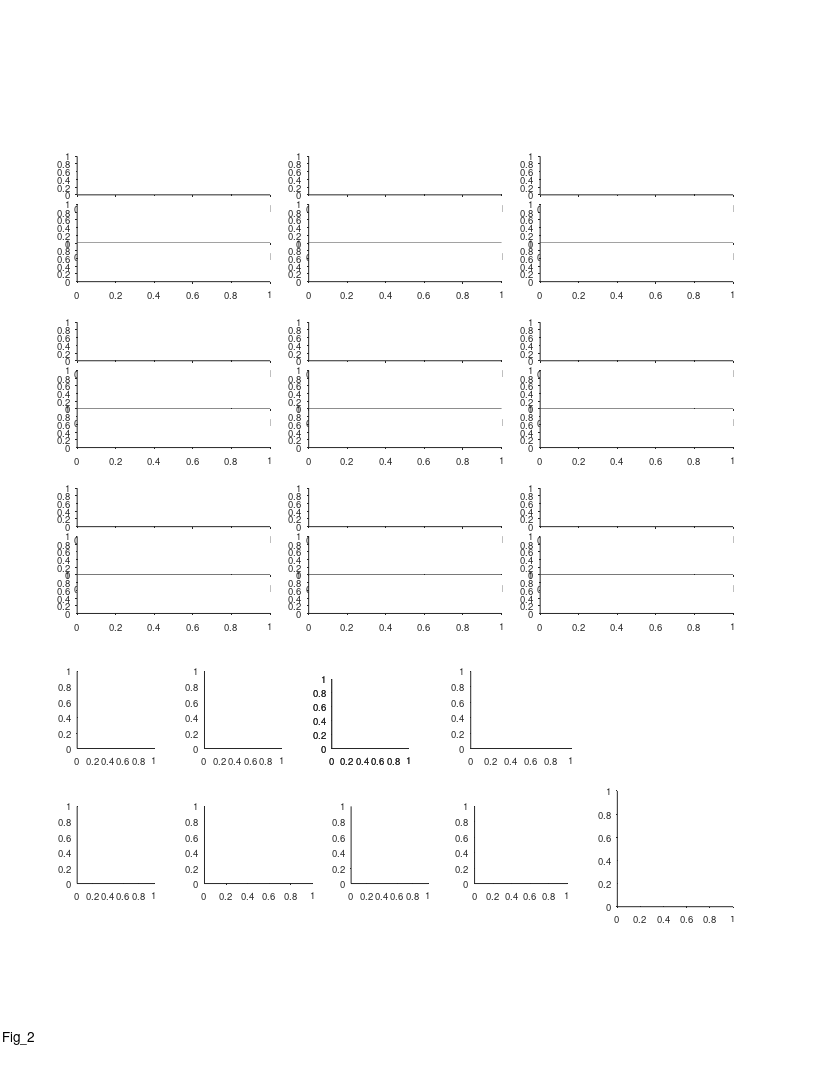

Write the MATLAB code that produced this figure. (Note: this script raises an error after producing the figure.)
%% Large Scale - fig 2 - Multi-scale spatial coding with many fields in individual dorsla-CA1 neurons

%%
clear 
clc

%% define output files
res_dir = 'L:\paper_figures';
mkdir(res_dir)
fig_name_str = 'Fig_2';
fig_caption_str = 'Multi-scale spatial coding with many fields in individual dorsla-CA1 neurons';
log_name_str = [fig_name_str '_log_file' '.txt'];
log_name_str = strrep(log_name_str , ':', '-');
log_name_str = strrep(log_name_str , ' ', '_');
log_name_out = fullfile(res_dir, log_name_str);

%% open log file
diary off
diary(log_name_out)
diary on
disp('Log file');
disp(['created: ', datestr(clock)]);
disp('======================================================');
disp([fig_name_str ':' fig_caption_str]);   
disp('======================================================');
disp('');


%% create figure
% figure_size_cm = [21.0 29.7]; % ~A4
figure_size_cm = [21.6 27.9]; % ~US letter
figure ;
% Some WYSIWYG options:
set(gcf,'DefaultAxesFontSize',7);
set(gcf,'DefaultAxesFontName','helvetica');
set(gcf,'DefaultAxesUnits','centimeters');
set(gcf,'PaperType','usletter')
% set(gcf,'PaperType','<custom>');
set(gcf,'PaperUnits','centimeters','PaperPosition',[0 0 figure_size_cm]);
set(gcf,'PaperOrientation','portrait');
set(gcf,'Units','centimeters','Position',get(gcf,'paperPosition')+[0 0 0 0]); % position on screen...
set(gcf, 'Renderer', 'painters');
set(groot, 'defaultAxesTickDir', 'out');
set(groot,  'defaultAxesTickDirMode', 'manual');
annotation('textbox', [0.5 1 0 0], 'String',fig_name_str, 'HorizontalAlignment','center','Interpreter','none', 'FitBoxToText','on');

pause(0.2); % workaround to solve matlab automatically changing the axes positions...

% create panels
panel_A_size_raster = [5 1];
panel_A_size_FR_map = [5 1];
panel_A_pos = [2 12];
panel_A = [];
for ii=1:3
    for jj=1:3
        offset_x = (ii-1)*6;
        offset_y = (jj-1)*4.3;
        offset = panel_A_pos + [offset_x offset_y];
        panel_A(ii,jj,1) = axes('position', [offset+[0 2.25] panel_A_size_FR_map]);
        panel_A(ii,jj,2) = axes('position', [offset+[0 1   ] panel_A_size_raster]);
        panel_A(ii,jj,3) = axes('position', [offset+[0 0   ] panel_A_size_raster]);
    end
end
% panel_A = permute(panel_A,[2 1 3]);
panel_A = panel_A(:,3:-1:1,:);
panel_A = reshape(panel_A,[9 3]);

panel_BCDE_size = [2 2];
panel_B    = axes('position', [ 2.0  8.5  panel_BCDE_size           ]);
panel_C    = axes('position', [ 5.3  8.5  panel_BCDE_size           ]);
panel_D(1) = axes('position', [ 8.6  8.5  panel_BCDE_size.*[1 0.9]  ]);
panel_D(2) = axes('position', [ 8.6  8.5  panel_BCDE_size.*[1 0.9]  ]);
panel_E =    axes('position', [12.2  8.5  panel_BCDE_size.*[1.3 1]  ]);

panel_FGH_size = [2 2];
panel_F = axes('position', [ 2.0  5 panel_FGH_size]          );
panel_G = axes('position', [ 5.3  5 panel_FGH_size.*[1.4 1] ]);
panel_H = axes('position', [ 9.1  5 panel_FGH_size]          );
panel_I = axes('position', [12.3  5 panel_FGH_size.*[1.2 1] ]);
panel_J = axes('position', [16.0  4.4 3 3]);

%%
prm = PARAMS_GetAll();

if 1
%% FR map + rasters - 9 examples
cell_examples = {
433;  56;  51;
609; 419; 477;
 57; 628; 337;
};
% other options: 57 474 658
for ii_cell = 1:length(cell_examples)
    cell_ID = cell_examples{ii_cell};
    cell = cell_load_data(cell_ID,'details','FR_map','fields','stats','FE');
    c = prm.graphics.colors.flight_directions;
    
    % map+fields
    axes(panel_A(ii_cell, 1));
    cla
    maps=[cell.FR_map.all];
    x = maps(1).bin_centers;
    y = cat(1,maps.PSTH);
    h=plot(x,y);
    [h.Color] = disperse(c);
    box off
    h=gca;
    h.TickDir = 'out';
    h.XTick = [];
    m = round(max(y(:)));
    h.YTick = [0 m];
    h.YLim = [0 m+1];
    h.XLim = [0 200];
    
    % fields
    for ii_dir=1:2
        fields = cell.fields{ii_dir};
        if isfield(fields,'in_low_speed_area')
            fields([fields.in_low_speed_area])=[];
        end
        for ii_field = 1:length(fields)
            dir_offsets = [-0.1 -0.17]+0.015;
            [xaf,yaf] = ds2nfu(fields(ii_field).edges_prc, repelem(dir_offsets(ii_dir)*range(h.YLim),2));
            annotation('line',xaf,yaf,'Linewidth', 2, 'Color', c{ii_dir});
        end
    end
    
    % cell details
    cell_num_str_pos_x   = [0.50 0.50 0.50 0.50 0.50 0.45 0.50 0.50 0.50];
    cell_num_str_pos_y   = [1.05 1.05 1.05 0.85 0.90 0.90 0.90 0.90 0.90];
    cell_stats_str_pos_x = [0.80 0.95 0.80 0.80 0.80 0.80 0.12 0.50 0.85];
    cell_stats_str_pos_y = [1.20 1.05 1.15 0.90 1.10 1.10 1.10 0.90 0.90]+0.05;
    text(cell_num_str_pos_x(ii_cell), cell_num_str_pos_y(ii_cell), "cell "+ ii_cell,...
        'Units','normalized','HorizontalAlignment','center','VerticalAlignment','bottom','FontSize',8);
    switch ii_cell
        case {1,2,3,4,5,6,7,8}
            cell_stats_str = {  sprintf('max=%.1fm', cell.stats.all.field_largest);...
                                sprintf('min=%.1fm', cell.stats.all.field_smallest);...
                                sprintf('ratio=%.1f', cell.stats.all.field_ratio_LS);...
                             };
            text(cell_stats_str_pos_x(ii_cell), cell_stats_str_pos_y(ii_cell)-0*0.23, cell_stats_str{1},...
                'Units','normalized','HorizontalAlignment','center','VerticalAlignment','Top','FontSize',6);
            text(cell_stats_str_pos_x(ii_cell), cell_stats_str_pos_y(ii_cell)-1*0.23, cell_stats_str{2},...
                'Units','normalized','HorizontalAlignment','center','VerticalAlignment','Top','FontSize',6);
            text(cell_stats_str_pos_x(ii_cell), cell_stats_str_pos_y(ii_cell)-2*0.23, cell_stats_str{3},...
                'Units','normalized','HorizontalAlignment','center','VerticalAlignment','Top','FontSize',6);
        case 9
            cell_stats_str = {  sprintf('single field=%.1fm', cell.fields{1}.width_prc) };
            text(cell_stats_str_pos_x(ii_cell), cell_stats_str_pos_y(ii_cell)-0*0.23, cell_stats_str{1},...
                'Units','normalized','HorizontalAlignment','center','VerticalAlignment','Top','FontSize',6);
    end
    
    % rasters
    FEs = [cell.FE];
    for ii_dir=1:2
        axes(panel_A(ii_cell, ii_dir+1));
        cla
        FE = FEs{ii_dir};
        x = [FE.spikes_pos];
        [FE.number2] = disperse(1:length(FE));
        y = arrayfun(@(FE)(FE.number2*ones(1,FE.num_spikes)),FE,'UniformOutput',0);
        y = [y{:}];
        plot(x,y,'.','Color',c{ii_dir},'MarkerSize',0.05);
        box off
        h=gca;
        m = length(FE);
        h.YTick = [1 m];
        h.XLim = [0 200];
        h.YLim = [0 m+1];
        switch ii_dir
            case 1
                h.XTick = [];
                h.YTickLabel = {'',num2str(m)};
            case 2
                h.XTick = 0:50:200;
                h.XRuler.TickLabelGapOffset = -2;
                h.YTickLabel = {'1',num2str(m)};
                h.TickDir = 'out';
        end
        
    end
end

%% add x/y labels for specific panels
for ii = [7 8 9]
    axes(panel_A(ii, 3));
    xlabel('Position (m)', 'Units','normalized','Position',[0.5 -0.35]);
end
for ii = [1 4 7]
    axes(panel_A(ii, 3));
%     ylabel('Time (min)',   'Units','normalized','Position',[-0.1 1]);
    ylabel('Flight no.',   'Units','normalized','Position',[-0.1 1]);
    axes(panel_A(ii, 1));
    ylabel({'Firing rate';'(Hz)'},   'Units','normalized','Position',[-0.07 0.42]);
end
axes(panel_A(1, 1));
text(-0.25,1.6, 'A', 'Units','normalized','FontWeight','bold');

%% add zoom in panel (cell 3)
% choose cell/dir/field to zoom
ii_cell = 3;
ii_dir = 1;
ii_field = 2;
cell_ID = cell_examples{ii_cell};
cell = cell_load_data(cell_ID,'details','FR_map','fields','stats','FE');
c = prm.graphics.colors.flight_directions;
% add zoom ("out") lines
axes(panel_A(ii_cell,1));
x=[];
y=[];
x(1,:) = cell.fields{ii_dir}(ii_field).edges_href;
x(2,:) = cell.fields{ii_dir}(ii_field).edges_href;
% x(3,:) = [15;50];
x(3,:) = cell.fields{ii_dir}(ii_field).edges_href + 10*[-1 1];
y(1,:) =  4*[1;1];
y(2,:) = 7*[1;1];
y(3,:) = 14*[1;1];
[xf, yf] = ds2nfu(x,y);
for jj = 1:2
    for ii = 1:2
        hl = annotation('line');
%         hl.Parent = gca;
        hl.X = xf(ii+[0 1],jj);
        hl.Y = yf(ii+[0 1],jj);
        hl.LineWidth = 0.5;
        hl.Color = 0.5*[1 1 1];
    end
end
% create zoom panel
POSf = ds2nfu([x(end,1)-0.4 y(end,1)-2 diff(x(end,:)) 20]);
panel_A_zoom = axes('Units','normalized', 'position', POSf);
cla
hold on
set(gca,'visible','off');
FE = cell.FE{ii_dir};
x = [FE.spikes_pos];
[FE.number2] = disperse(1:length(FE));
y = arrayfun(@(FE)(FE.number2*ones(1,FE.num_spikes)),FE,'UniformOutput',0);
y = [y{:}];
xlimits = cell.fields{ii_dir}(ii_field).edges_href;
IX = find( x>xlimits(1) & x<xlimits(end) );
x=x(IX);
y=y(IX);
ylimits = [min(y) max(y)]+[-1 3];
plot(x,y,'.','Color',c{ii_dir},'MarkerSize',3);
% plot field size bar
x = cell.fields{ii_dir}(ii_field).edges_prc;
y = ylimits([end end]);
plot(x,y,'-','Color',c{ii_dir},'LineWidth',1);
text(mean(x),mean(y)+1, sprintf('%.1fm',diff(x)), 'HorizontalAlignment','center','VerticalAlignment','bottom','FontSize',6);
box off
h=gca;
h.XLim = xlimits;
h.YLim = ylimits;

%% add zoom in panel (cell 7)
% choose cell/dir/field to zoom
ii_cell = 7;
ii_dir = 2;
ii_field = 4;
cell_ID = cell_examples{ii_cell};
cell = cell_load_data(cell_ID,'details','FR_map','fields','stats','FE');
c = prm.graphics.colors.flight_directions;
% add zoom ("out") lines
axes(panel_A(ii_cell,1));
x=[];
y=[];
x(1,:) = cell.fields{ii_dir}(ii_field).edges_href;
x(2,:) = cell.fields{ii_dir}(ii_field).edges_href;
% x(3,:) = [15;50];
x(3,:) = cell.fields{ii_dir}(ii_field).edges_href + 10*[-1 1];
y(1,:) = 2*[1;1];
y(2,:) = 3*[1;1];
y(3,:) = 6*[1;1];
[xf, yf] = ds2nfu(x,y);
for jj = 1:2
    for ii = 1:2
        hl = annotation('line');
%         hl.Parent = gca;
        hl.X = xf(ii+[0 1],jj);
        hl.Y = yf(ii+[0 1],jj);
        hl.LineWidth = 0.5;
        hl.Color = 0.5*[1 1 1];
    end
end
% create zoom panel
POSf = ds2nfu([x(end,1) 4 diff(x(end,:)) 8]);
panel_A_zoom = axes('Units','normalized', 'position', POSf);
cla
hold on
set(gca,'visible','off');
FE = cell.FE{ii_dir};
x = [FE.spikes_pos];
[FE.number2] = disperse(1:length(FE));
y = arrayfun(@(FE)(FE.number2*ones(1,FE.num_spikes)),FE,'UniformOutput',0);
y = [y{:}];
xlimits = cell.fields{ii_dir}(ii_field).edges_href;
IX = find( x>xlimits(1) & x<xlimits(end) );
x=x(IX);
y=y(IX);
ylimits = [min(y) max(y)]+[-1 3];
plot(x,y,'.','Color',c{ii_dir},'MarkerSize',3);
% plot field size bar
x = cell.fields{ii_dir}(ii_field).edges_prc;
y = ylimits([end end]);
plot(x,y,'-','Color',c{ii_dir},'LineWidth',1);
text(mean(x),mean(y)+1, sprintf('%.1fm',diff(x)), 'HorizontalAlignment','center','VerticalAlignment','bottom','FontSize',6);
box off
h=gca;
h.XLim = xlimits;
h.YLim = ylimits;


%% add direction arrows
arrow_x = 0.1 +[0 0.05];
arrow_y = repelem(0.9111,2);
clear h
h(1)=annotation('arrow',arrow_x,      arrow_y+0.008,  'Color', prm.graphics.colors.flight_directions{1});
h(2)=annotation('arrow',flip(arrow_x),arrow_y      ,  'Color', prm.graphics.colors.flight_directions{2});
[h.HeadWidth] = disperse([5 5]);
[h.HeadLength] = disperse([5 5]);

end

% % % % % % % % % % % % % % % % % % % % % % % % % % % % % % % % % % % % % % 
%% load population data
prm = PARAMS_GetAll();
cells_t = DS_get_cells_summary();
bats = [79,148,34,9861,2289];
cells_t(~ismember(cells_t.bat, bats ),:) = [];
cells = cellfun(@(c)(cell_load_data(c,'details')), cells_t.cell_ID, 'UniformOutput',0);
cells = [cells{:}];
cells = [cells.details];
cells(~contains({cells.brain_area}, 'CA1')) = [];
cells(~ismember([cells.ClusterQuality], [2])) = [];
cells = cellfun(@(c)(cell_load_data(c,'details','stats')), {cells.cell_ID}, 'UniformOutput',0);
cells = [cells{:}];
cells_details = [cells.details];
cells_ID = {cells_details.cell_ID};
stats = [cells.stats];
stats = [stats.all];
cells_ID([stats.meanFR_all]>prm.inclusion.interneuron_FR_thr)=[];
clear cells stats cells_details cells_t
cells = cellfun(@(c)(cell_load_data(c,'details','stats','meanFR','stats','inclusion','signif','fields','FR_map')), cells_ID, 'UniformOutput',0);
cells = [cells{:}];

%% panel E - field count histogram
% figure
axes(panel_F);
cla
hold on
text(-0.45,1.15, 'F', 'Units','normalized','FontWeight','bold');
nFields = nan(2,length(cells));
for ii_dir = 1:2
    for ii_cell = 1:length(cells)
        cell = cells(ii_cell);
        % check signif per direction
        if ~cell.signif(ii_dir).TF
            continue;
        end
        nFields(ii_dir,ii_cell) = cell.stats.dir(ii_dir).field_num;
    end
%     h = histogram(nFields(ii_dir,:));
%     h.FaceColor = prm.graphics.colors.flight_directions{ii_dir};
%     nBinEdges = 17;
%     h.BinEdges = linspace(0,35,nBinEdges);
end
h = histogram(nFields(:));
h.FaceColor = 0.5*[1 1 1];
nBinEdges = 14;
h.BinEdges = linspace(0,35,nBinEdges);
xlabel({'No. of fields';'per direction'},'Units','normalized','Position',[0.5 -0.18]);
ylabel('No. of cells')
ha = gca;
ha.YScale = 'log';
% ha.YLim = [0.7 130];
ha.YLim = [0.7 max(h.Values)*1.05];
ha.XLim = [0 33];
ha.XTick = [0:10:30];
ha.YTick = [1 10 100];
ha.YTickLabel = {'10 ^0';'10 ^1';'10 ^2'};
% ha.XLim = [0 35];
% ha.YLim = [0 40];
% ha.XTick = [0:5:35];
% ha.YTick = [0 40];
ha.TickDir='out';
ha.TickLength = [0.03 0.03];
ha.XRuler.TickLabelGapMultiplier = -0.3;
ha.YRuler.TickLabelGapMultiplier = 0.001;

%% panel F - field size histogram
% figure
axes(panel_G);
cla
hold on
text(-0.35,1.15, 'G', 'Units','normalized','FontWeight','bold');
fields_size = [];
for ii_dir = 1:2
    for ii_cell = 1:length(cells)
        cell = cells(ii_cell);
        if ~cell.signif(ii_dir).TF % check signif per direction
            continue;
        end
        fields = cell.fields{ii_dir};
        fields([fields.in_low_speed_area]) = []; % remove fields in low speed area
        fields_size = [fields_size fields.width_prc];
    end
end
h = histogram(fields_size);
h.FaceColor = 0.5*[1 1 1];
% h.NumBins = 33;
h.BinWidth = 1;
ha=gca;
ha.YScale = 'log';
xlabel('Field size (m)')
ylabel('Counts','Units','normalized','Position',[-0.23 0.5])
ha = gca;
% ha.XLim = [0 35];
ha.YLim = [0.8 300];
% ha.XTick = [0:5:35];
ha.YTick = [1 10 100];
ha.YTickLabel = {'10 ^0';'10 ^1';'10 ^2'};
ha.TickDir='out';
ha.TickLength = [0.03 0.03];
ha.XRuler.TickLabelGapMultiplier = -0.3;
ha.YRuler.TickLabelGapMultiplier = 0.001;

save( fullfile(res_dir,'pop_dist_fields_size'), 'fields_size');

%% panel G - smallest / largest field size
% figure
axes(panel_H);
cla
hold on
text(-0.45,1.15, 'H', 'Units','normalized','FontWeight','bold');
LS_field_size = nan(2,length(cells));
for ii_cell = 1:length(cells)
    cell = cells(ii_cell);
    if ~all([cell.signif.TF]) % at least one direction is significant
        continue;
    end
    LS_field_size(1,ii_cell) = cell.stats.all.field_smallest;
    LS_field_size(2,ii_cell) = cell.stats.all.field_largest;
end
% LS_field_size(:,any(isnan(LS_field_size))) = [];
rng(1); % fix seed for violin plot randomization
hv = violinplot(LS_field_size');
[hv.ViolinColor] = disperse(repelem({'none'},length(hv)));
hs=[hv.ScatterPlot];
[hs.Marker]          = disperse(repelem({'.'},length(hs)));
[hs.SizeData]        = disperse(repelem(35,length(hs)));
[hs.MarkerFaceColor] = disperse(repelem({0.5*[1 1 1]},length(hs)));
[hs.MarkerEdgeColor] = disperse(repelem({0.5*[1 1 1]},length(hs)));
hm=[hv.MedianPlot];
% remove default median plot (circle), and add a red bar instead
[hm.Marker] = disperse(repelem({'none'},2));
plot([hm.XData]+0.075*[-1 1]', repelem([hm.YData],2,1), 'r', 'LineWidth',1.5);
ha=gca;
ylimits = ha.YLim;
ha.TickDir='out';
ha.TickLength = [0.03 0.03];
ha.XTick = [1 2];
ha.XTickLabel = {};
ha.XRuler.TickLabelGapMultiplier = -0.35;
ha.YRuler.TickLabelGapMultiplier = 0.001;
text([1 2],repelem(ylimits(1)-0.04*diff(ylimits),2),{{'Smallest';'field'},{'Largest';'field'}},...
    'HorizontalAlignment','center','VerticalAlignment','top','FontSize',7);
% xlabel('')
ylabel('Field size (m)','Units','normalized','Position',[-0.21 0.5])



%% panel H - field ratio (largest/smallest)
% figure
axes(panel_I);
cla
hold on
text(-0.4,1.15, 'I', 'Units','normalized','FontWeight','bold');
LS_field_ratio_all = nan(1,length(cells));
LS_field_ratio_dir = nan(2,length(cells));
for ii_cell = 1:length(cells)
    cell = cells(ii_cell);
    % pooled stats - check at least one direction is signif
    if any([cell.signif.TF])
        LS_field_ratio_all(ii_cell) = cell.stats.all.field_ratio_LS;
    end
    % per dir stats - check signif per direction
    for ii_dir = 1:2
        if cell.signif(ii_dir).TF 
            LS_field_ratio_dir(ii_dir,ii_cell) = cell.stats.dir(ii_dir).field_ratio_LS;
        end
    end
end
LS_field_ratio_dir = LS_field_ratio_dir(:);
% LS_field_ratio_dir(isnan(LS_field_ratio_dir)) = [];
% LS_field_ratio_all(isnan(LS_field_ratio_all)) = [];
% edges = linspace(1,ceil(max(max(LS_field_ratio_all))),9);
nBinEdges = 9;
edges = logspace(0,log10(25),nBinEdges);
clear h
% h(1) = histogram(LS_field_ratio_dir);
h(2) = histogram(LS_field_ratio_all);
% h(1).BinEdges = edges;
h(2).BinEdges = edges;
% h(1).FaceColor = 'g';
h(2).FaceColor = 0.5*[1 1 1];
% h(1).BinLimits = [1 h(1).BinLimits([2])];
% h(2).BinLimits = [1 h(2).BinLimits([2])];
% h(1).NumBins = 15;
% h.FaceColor = prm.graphics.colors.flight_directions{ii_dir};
% legend({'per cell';'per direction'})
ha=gca;
ha.YScale = 'log';
% ha.YScale = 'linear';
ha.XScale = 'log';
ha.XLim = [0 27];
% ha.YLim = [0 10];
ha.YLim = [7e-1 260];
% ha.XTick = [0:5:35];
ha.YTick = [1 10 100];
ha.XTick = [1 2 5 10 20];
ha.YTickLabel = {'10 ^0';'10 ^1';'10 ^2'};
ha.TickDir='out';
ha.TickLength = [0.03 0.03];
ha.XRuler.TickLabelGapMultiplier = -0.35;
ha.YRuler.TickLabelGapMultiplier = 0.001;
xlabel({'Field size ratio';'largest/smallest'},'Units','normalized','Position',[0.5 -0.17]);
ylabel('No. of cells','Units','normalized','Position',[-0.24 0.5])

%% arragne population SI/sparsity
signif = arrayfun(@(x)(x.TF), cat(1,cells.signif));
% TODO: check why SI/sparsity can be nan in the original cell calculation?
SI = arrayfun(@(x)([x.dir.SI_bits_spike]), cat(1,cells.stats),'UniformOutput',0);
sparsity = arrayfun(@(x)([x.dir.sparsity]), cat(1,cells.stats),'UniformOutput',0);
SI = cat(1,SI{:});
SI(~signif) = nan;
SI = SI(:);
SI(isnan(SI)) = [];
sparsity = cat(1,sparsity{:});
sparsity(~signif) = nan;
sparsity = sparsity(:);
sparsity(isnan(sparsity)) = [];

%% count total area per cell per direction
total_area = nan(length(cells),2);
for ii_cell = 1:length(cells)
    cell = cells(ii_cell);
    for ii_dir = 1:2
        if ~cell.signif(ii_dir).TF
            continue;
        end
        fields = cell.fields{ii_dir};
        fields([fields.in_low_speed_area]) = [];
        total_area(ii_cell, ii_dir) = sum([fields.width_prc]);
    end
end

% figure
% hold on
% histogram(total_area(:,1))
% histogram(total_area(:,2))
% histogram(total_area(:))

%% panel B - spatial info histogram
axes(panel_B);
cla
hold on
text(-0.45,1.15, 'B', 'Units','normalized','FontWeight','bold');
h = histogram(SI);
h.NumBins = 12;
h.FaceColor = 0.5*[1 1 1];
ha=gca;
ha.TickDir='out';
ha.TickLength = [0.03 0.03];
ha.XRuler.TickLabelGapMultiplier = -0.35;
ha.YRuler.TickLabelGapMultiplier = 0.1;
xlabel({'Spatial information';'(bits/spike)'}, 'Units','normalized','Position',[0.5 -0.17]);
ylabel('No. of cells')

%% panel C - sparsity histogram
axes(panel_C);
cla
hold on
text(-0.45,1.15, 'C', 'Units','normalized','FontWeight','bold');
h = histogram(sparsity);
h.NumBins = 15;
h.FaceColor = 0.5*[1 1 1];
ha=gca;
ha.TickDir='out';
ha.TickLength = [0.03 0.03];
ha.XRuler.TickLabelGapMultiplier = -0.35;
ha.YRuler.TickLabelGapMultiplier = 0.1;
xlabel('Sparsity', 'Units','normalized','Position',[0.5 -0.17])
ylabel('No. of cells', 'Units','normalized','Position',[-0.2 0.5])

%% panel D - Total area histogram
axes(panel_D(1));
cla
hold on
text(-0.45,1.275, 'D', 'Units','normalized','FontWeight','bold');
h = histogram(total_area(:));
h.NumBins = 17;
h.FaceColor = 0.5*[1 1 1];
ha=gca;
ha.XTick = [0:30:150];
ha.TickDir='out';
ha.TickLength = [0.03 0.03];
ha.XRuler.TickLabelGapMultiplier = -0.35;
ha.YRuler.TickLabelGapMultiplier = 0.1;
xlabel('Total area (m)', 'Units','normalized','Position',[0.5 -0.17])
ylabel('No. of cells', 'Units','normalized','Position',[-0.2 0.5])
ha.XLim(1) = 0;

exp=exp_load_data(cell.details.exp_ID);
IX=find(contains({exp.LM.name},'ball'));
LM_locs = [exp.LM.pos_proj];
ball2ball_dist = diff(LM_locs(IX));
% total_area_L = ball2ball_dist;
total_area_L = diff(prm.fields.valid_speed_pos);
fprintf( 'Average total area in meters : %.4g\n\r',nanmean(total_area(:)) )
fprintf( 'Average total area in prc (%%): %.4g\n\r',100*nanmean(total_area(:)) / total_area_L )
fprintf( 'Median total area in meters : %.4g\n\r',nanmedian(total_area(:)) )
fprintf( 'Median total area in prc (%%): %.4g\n\r',100*nanmedian(total_area(:)) / total_area_L )

% add normalized x-axis
axes(panel_D(2));
cla
hold on
hax = gca;
hax.XLim = 100 * panel_D(1).XLim / total_area_L;
hax.XAxisLocation = 'top';
hax.YAxisLocation = 'right';
hax.Color = 'none';
hax.XColor = 'k';
hax.YColor = 'none';
box off
hax.XRuler.TickLabelGapMultiplier = -0.35;
hax.TickLength = panel_D(1).TickLength;
xlabel('Total area (%)', 'Units','normalized','Position',[0.45 1.2]);

%% panel E - map correlations histogram
% figure
axes(panel_E);
cla
hold on
text(-0.4,1.15, 'E', 'Units','normalized','FontWeight','bold');

% arrange data
signif = arrayfun(@(x)(x.TF), cat(1,cells.signif));
FR_maps_all = cat(1,cells.FR_map);
FR_maps_all = reshape([FR_maps_all.all],size(FR_maps_all,1),size(FR_maps_all,2),[]);
M = cat(1,FR_maps_all.PSTH);
M = reshape(M,size(FR_maps_all,1),size(FR_maps_all,2),[]);
signif = repmat(signif,1,1,size(M,3));
M(~signif) = nan;
pos_bins = cells(1).FR_map(1).all.bin_centers;
invalid_pos_IX = pos_bins<=prm.fields.valid_speed_pos(1) | pos_bins>=prm.fields.valid_speed_pos(2);
M(:,:,invalid_pos_IX) = nan;
ccc = corr(squeeze(M(:,1,:))', squeeze(M(:,2,:))' ,'rows', 'pairwise');
data = diag(ccc);
switch 2
    case 1 % compare all PSTH from other cells/dir
        M2 = reshape(M,size(M,1)*size(M,2),[]);
        ccc_shuffle = corr(M2' ,'rows', 'pairwise');
        mask = tril(true(size(ccc_shuffle)),-1);
        shuffle = ccc_shuffle(mask);
    case 2 % compare only different cells betweeb different directions
        mask = tril(true(size(ccc)),-1);
        shuffle = ccc(mask);
end

% plot
nBinEdges = 21;
edges = linspace(-1,1,nBinEdges);
histogram(data,    'Normalization','pdf','BinEdges',edges,'FaceColor', 0.5*[1 1 1]);
histogram(shuffle, 'Normalization','pdf','BinEdges',edges,'DisplayStyle','stairs','EdgeColor','k','LineWidth',1.5);
[~,P_KS] = kstest2(data, shuffle);
P_RankSum = ranksum(data, shuffle);
text(1,0.9, sprintf('P_{KS}=%.02f',P_KS),'Units','normalized','FontSize',7,'HorizontalAlignment','right');
% text(1,0.9, sprintf('P=%.02f',P_RankSum),'Units','normalized','FontSize',7,'HorizontalAlignment','right');

ha= gca;
ha.XLim = [-1 1];
ha.XTick = -1:0.5:1;
ha.TickDir = 'out';
ha.TickLength = [0.03 0.03];
ha=gca;
ha.TickDir='out';
ha.TickLength = [0.03 0.03];
ha.XRuler.TickLabelGapMultiplier = -0.35;
ha.YRuler.TickLabelGapMultiplier = 0.001;
xlabel('Map correlation', 'Units','normalized','Position',[0.5 -0.17])
ylabel('Probability', 'Units','normalized','Position',[-0.17 0.5])

%% panels I&J - prepare data
distances_all = [];
field_size_diff_all = [];
field_size_all = [];
field_vel_all = [];
field_vel2_all = [];
for ii_cell = 1:length(cells)
    cell = cells(ii_cell);
    for ii_dir = 1:2
        if ~cell.signif(ii_dir).TF
            continue;
        end
        fields = cell.fields{ii_dir};
        distances_all = [distances_all diff([fields.loc])];
        field_size_diff_all = [field_size_diff_all diff([fields.width_prc])];
        field_size_all = [field_size_all [fields.width_prc]];
        field_vel_all = [field_vel_all [fields.vel]];
        field_vel2_all = [field_vel2_all [fields.vel2]];
    end
end

%% panel J - field size ratio vs. speed ratio (direct control for speed!)
% figure
axes(panel_J);
cla
hold on
text(-0.27,0.9667, 'J', 'Units','normalized','FontWeight','bold');
% arrange data
cells_signif = cat(1,cells.signif);
cells_signif = arrayfun(@(x)(x.TF), cells_signif);
signif_IX = any(cells_signif,2);
stats = [cells(signif_IX).stats];
stats_all = [stats.all];
% plot 
x = abs([stats_all.field_ratio_LS_vel]);
y = [stats_all.field_ratio_LS];
[r,pval] = corr(x',y','rows','pairwise');
plot(x, y, '.k');
text(0.1,1, {sprintf('r=%.2f',r);sprintf('P=%.2f',pval)}, ...
    'Units','normalized','HorizontalAlignment','left','VerticalAlignment','top','FontSize',7);
xlabel('Speed ratio', 'Units','normalized', 'Position',[0.5 -0.12]);
ylabel('Field size ratio', 'units','normalized', 'Position',[-0.15 0.5]);
set(gca,'yscale','log');
set(gca,'ytick',[1 2 3 5 10 15 20]);
ylim([0.9 max(y)+1]);
xlim([0.7 1.3])
ha = gca;
ha.TickDir='out';
ha.TickLength = [0.02 0.02];
ha.XRuler.TickLabelGapMultiplier = -0.3;
ha.YRuler.TickLabelGapMultiplier = 0.1;


%% print/save the figure
fig_name_out = fullfile(res_dir, fig_name_str);
print(gcf, fig_name_out, '-dpdf', '-cmyk', '-painters');
% print(gcf, fig_name_out, '-dtiff', '-cmyk', '-painters');
% saveas(gcf , fig_name_out, 'fig');
disp('figure was successfully saved to pdf/tiff/fig formats');






%%











%%











%%
